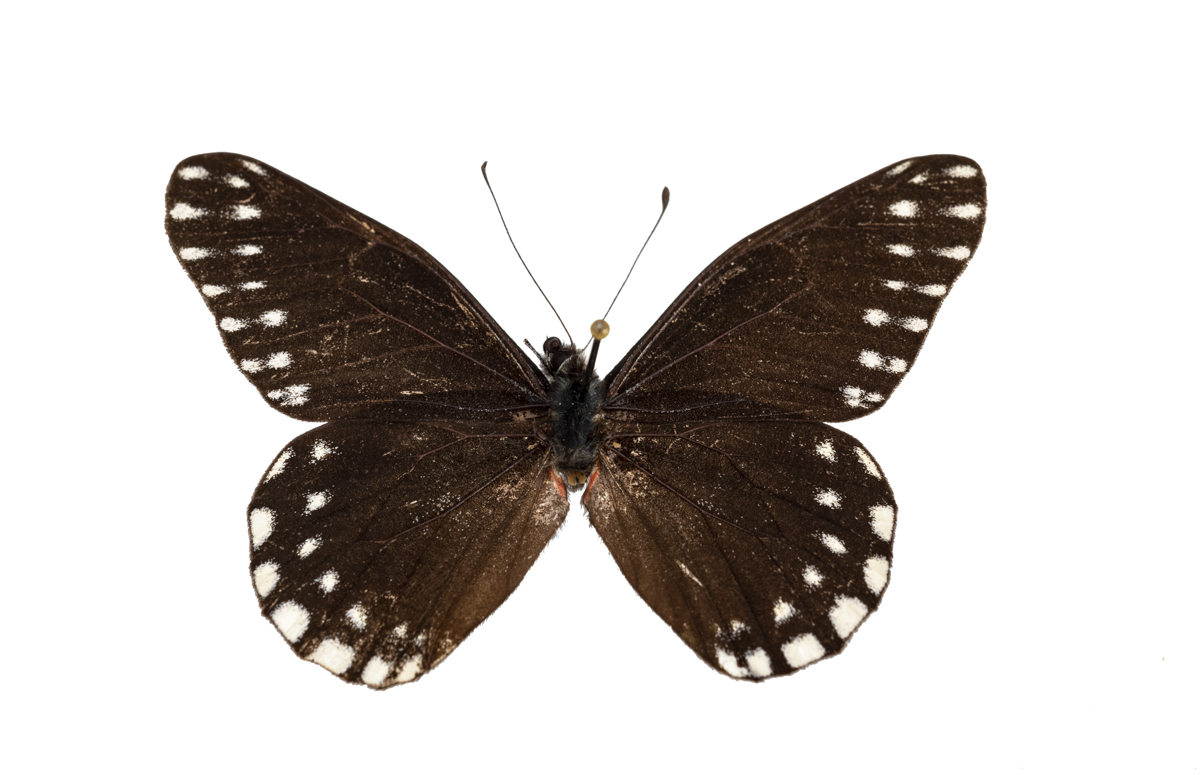
#> input picture images/butterfly.png, 1200 x 775 px
$ python FAST.py   (older library calls are emulated)
#> lines starting #> are read from the running program, lines starting #| are printed output that depends on the picture
import cv2
import numpy as np

image = cv2.imread("images/butterfly.png")
#> image is the input picture: shape (775, 1200, 3); mean B, G, R 194.3, 197.5, 201.9
gray = cv2.cvtColor(image, cv2.COLOR_BGR2GRAY)
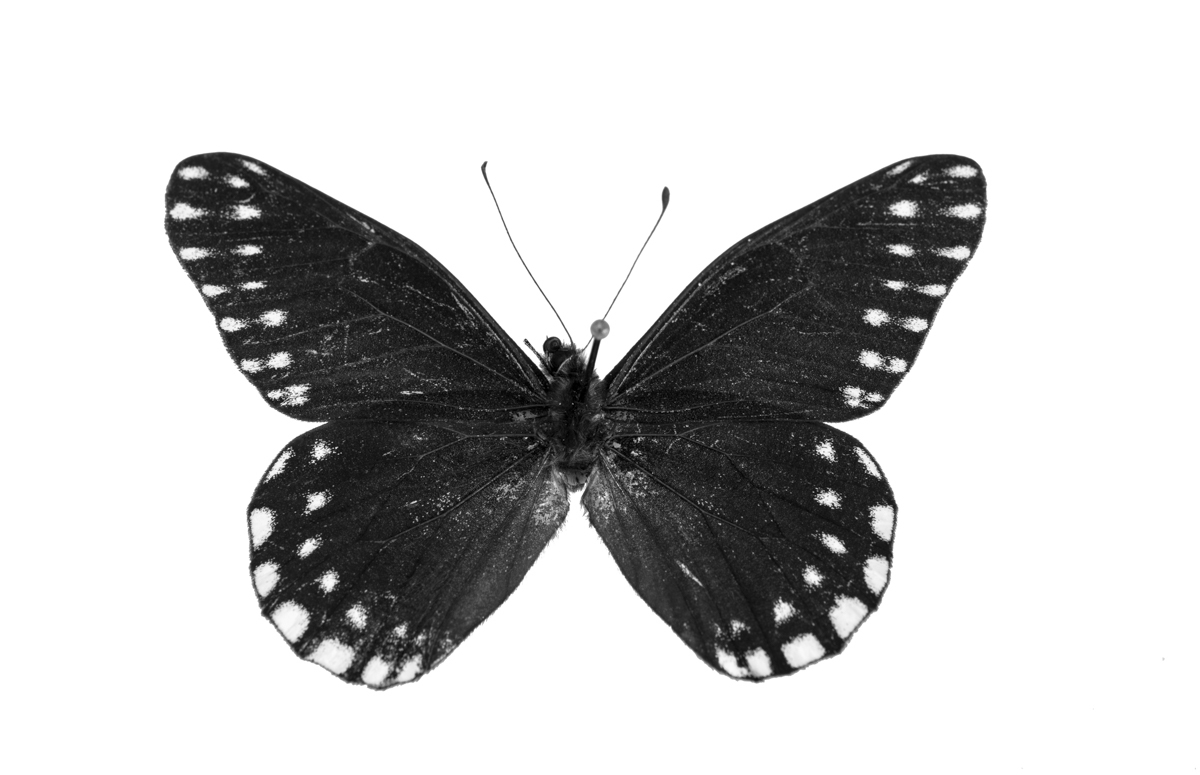
#> gray: shape (775, 1200); min 0, max 255, mean 198.5

# Create the fast detector
fast = cv2.FastFeatureDetector()
kp = fast.detect(gray, None)
#> kp = 11393 keypoints; strongest (x, y, size): (525, 339, 7), (699, 284, 7), (313, 461, 7), (325, 422, 7)
print("Number of key points", len(kp))
#| Number of key points 11393

cv2.drawKeypoints(gray, kp, image)
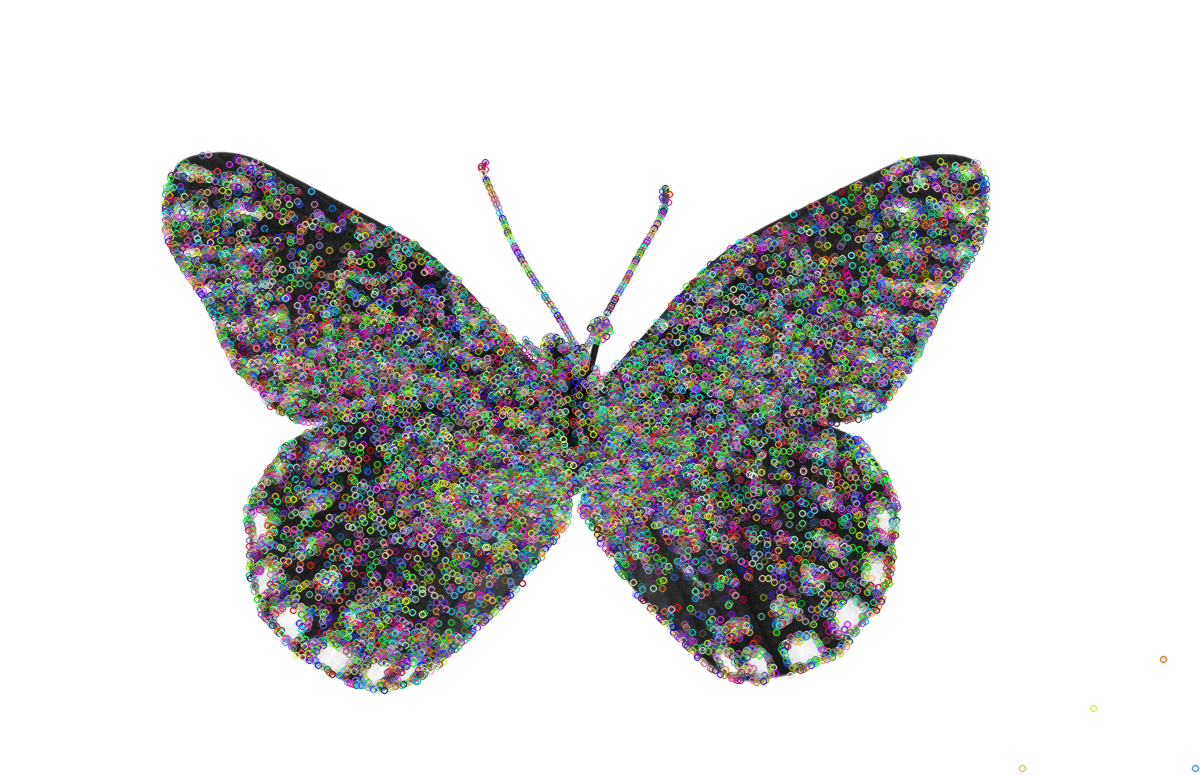
#> image: shape (775, 1200, 3); mean B, G, R 209.1, 209.4, 209.2

cv2.imshow("Image with key points", image)
cv2.waitKey(0)
cv2.destroyAllWindows()

$ run again, with images/circles.png copied over images/butterfly.png
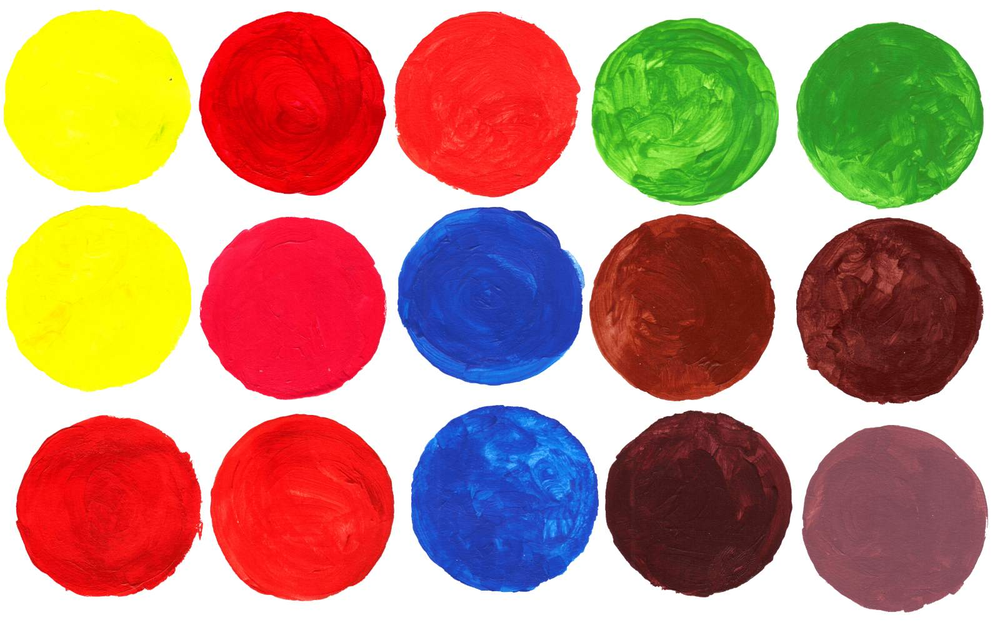
#> input picture images/circles.png, 1000 x 625 px, shrunk from 1600 x 1000 before the run
#> image is the input picture: shape (625, 1000, 3); mean B, G, R 124.3, 145.5, 191.8
#> `gray = cv2.cvtColor(image, cv2.COLOR_BGR2GRAY)`:
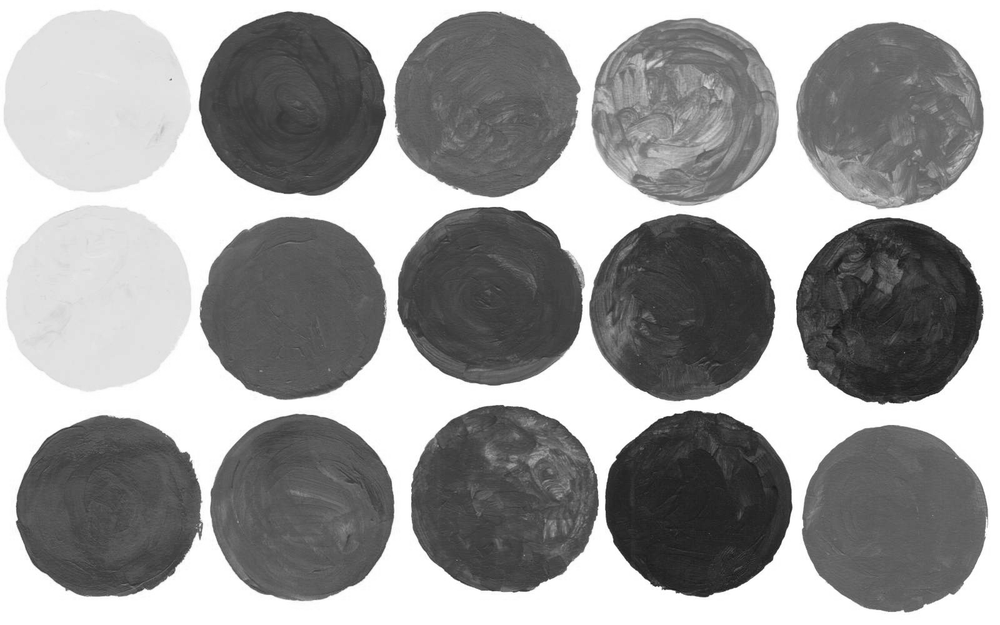
#> gray: shape (625, 1000); min 21, max 255, mean 157
#> kp = 4555 keypoints; strongest (x, y, size): (677, 592, 7), (615, 459, 7), (616, 456, 7), (877, 402, 7)
#| Number of key points 4555
#> `cv2.drawKeypoints(gray, kp, image)`:
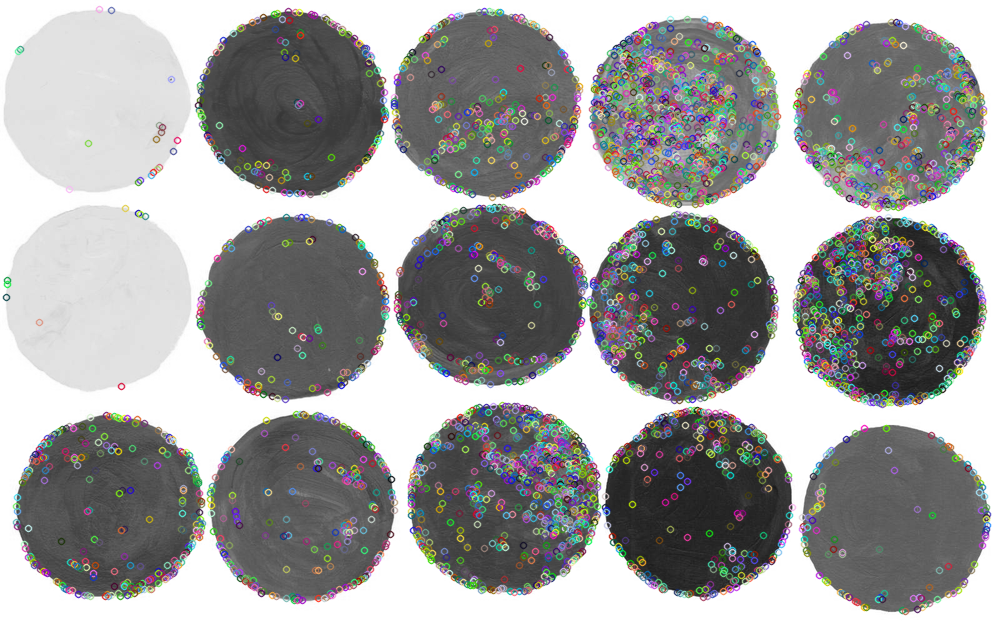
#> image: shape (625, 1000, 3); mean B, G, R 158.1, 158.3, 158.2

$ run again, with images/circles3.png copied over images/butterfly.png
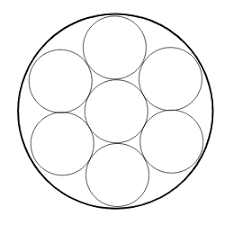
#> input picture images/circles3.png, 225 x 225 px
#> image is the input picture: shape (225, 225, 3); min 0, max 255, mean 246
#> kp = 462 keypoints; strongest (x, y, size): (144, 125, 7), (90, 129, 7), (143, 95, 7), (89, 189, 7)
#| Number of key points 462
#> `cv2.drawKeypoints(gray, kp, image)`:
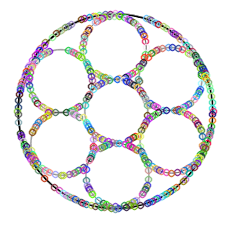
#> image: shape (225, 225, 3); mean B, G, R 232.4, 232.2, 232.5

$ run again, with images/circles4.png copied over images/butterfly.png
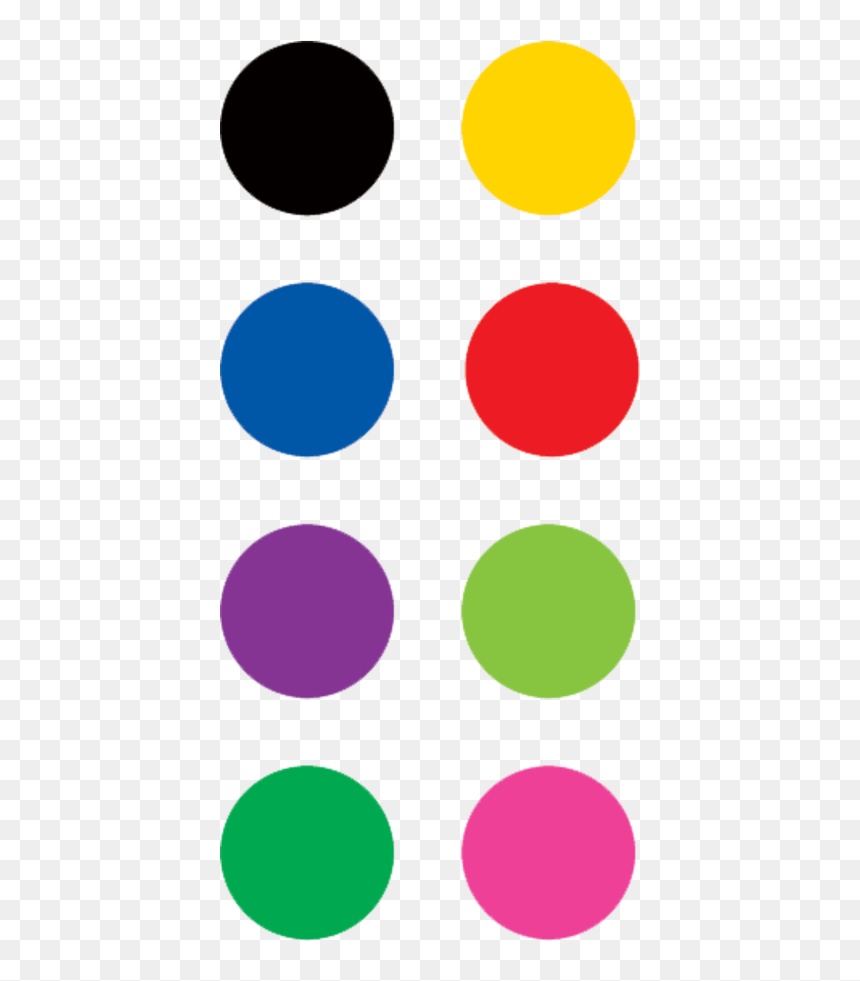
#> input picture images/circles4.png, 860 x 981 px
#> image is the input picture: shape (981, 860, 3); mean B, G, R 209.3, 213.9, 219.3
#> `gray = cv2.cvtColor(image, cv2.COLOR_BGR2GRAY)`:
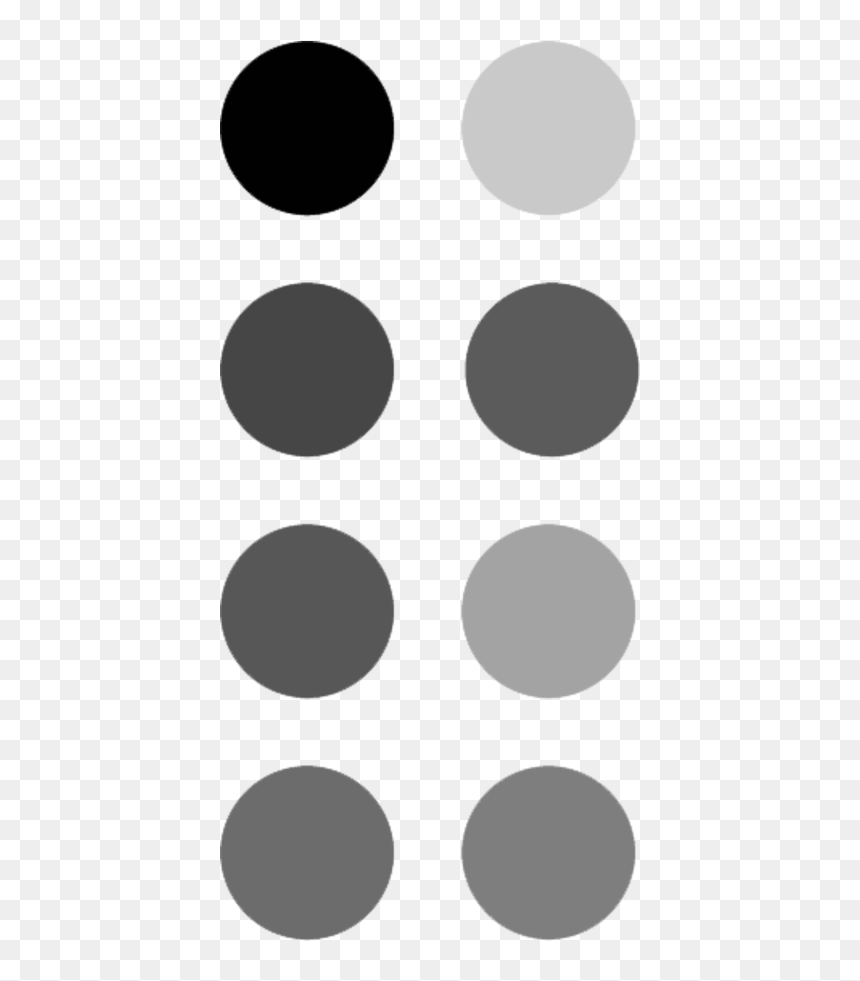
#> gray: shape (981, 860); min 1, max 255, mean 215
#> kp = 318 keypoints; strongest (x, y, size): (333, 211, 7), (278, 46, 7), (223, 152, 7), (225, 99, 7)
#| Number of key points 318
